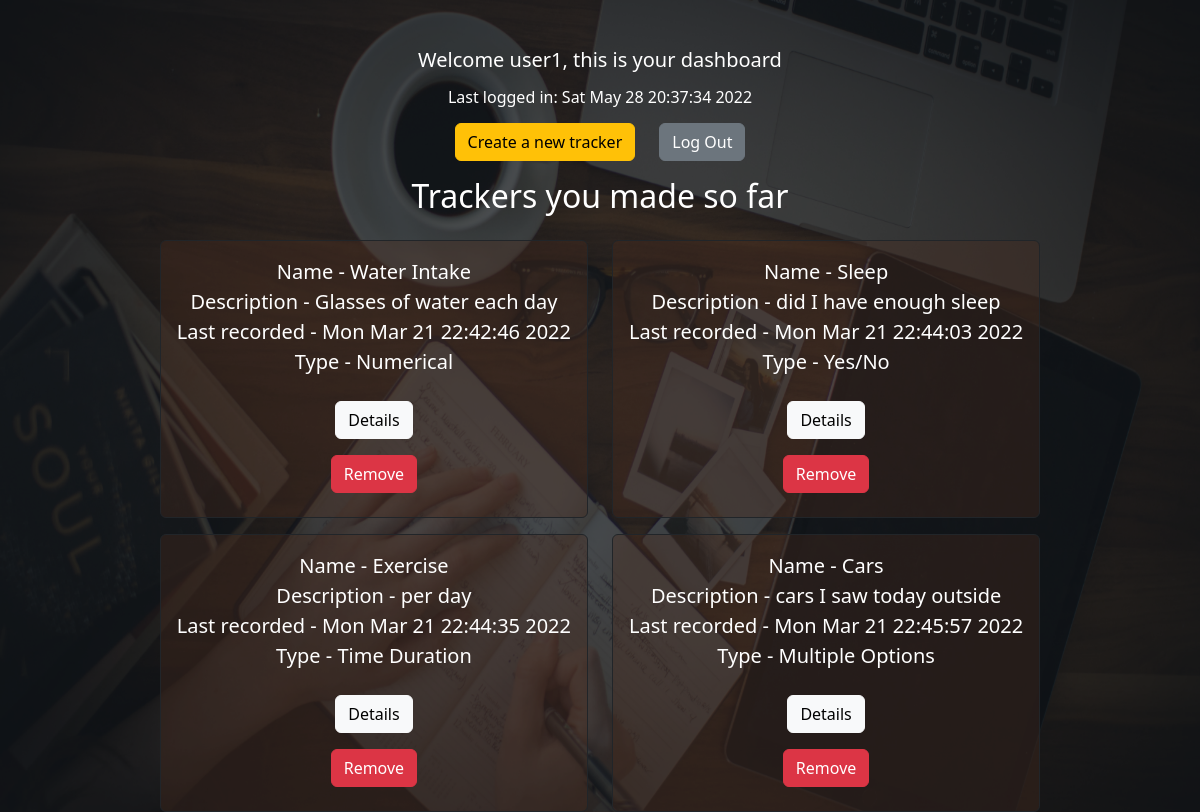
The app's page /dashboard/user1 (signed in), older data.
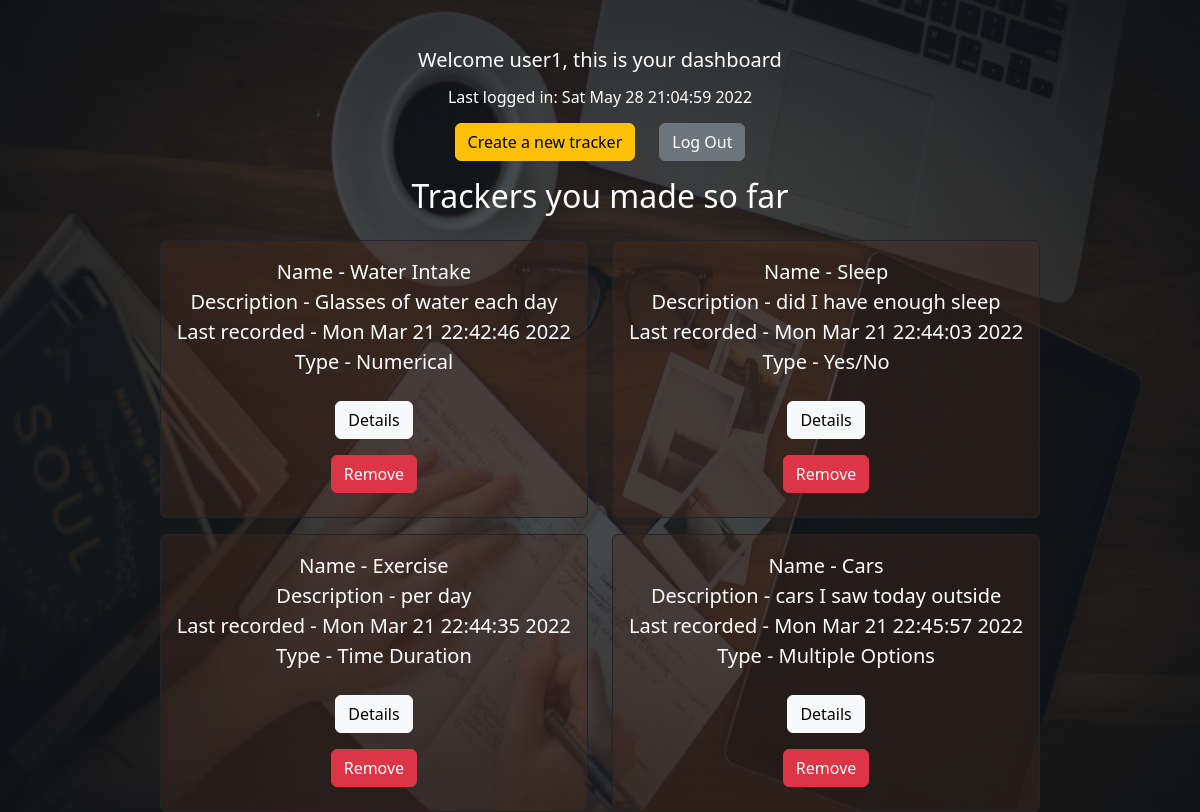
The same page, newer data.
### application/models.py (models this page shows, shortened)
class User(db.Model):
    user_id = db.Column(db.Integer, primary_key=True)
    user_name = db.Column(db.String(80), unique=True, nullable=False)
    password = db.Column(db.String(120), nullable=False)
    last_login_time = db.Column(db.String(100),nullable=False)
    trackers = db.relationship('Tracker', backref='user', lazy=True)

class Tracker(db.Model):
    tracker_id = db.Column(db.Integer, primary_key=True)
    tracker_name = db.Column(db.String(80), nullable=False)
    tracker_description = db.Column(db.String(120), nullable=False)
    tracker_type = db.Column(db.String(50),nullable=False)
    user_defined_options = db.Column(db.String(200))
    tracker_log_time = db.Column(db.String(120), nullable=False)
    user_id = db.Column(db.Integer, db.ForeignKey('user.user_id'),nullable=False)
    tracker_logs = db.relationship('Trackerlogs', backref='tracker', lazy=True)

### application/dashboard.py (the view)
@app.route("/dashboard/<user_name>")
def dashboard(user_name):
    if "user_name" in session:
        current_user = User.query.filter_by(user_name=user_name).first()
        last_login_time = current_user.last_login_time
        user_id = current_user.user_id
        user_trackers = Tracker.query.filter_by(user_id=user_id).all()
        return render_template("dashboard.html",user_name=user_name,title="Dashboard",last_login_time=last_login_time,usertrackers=user_trackers)
    else:
        return redirect("/")

### templates/dashboard.html
{% extends 'layout.html' %} {% block body %}
<div class="row mt-5 justify-content-center">
    <div class="col-auto h5">
        Welcome {{user_name}}, this is your dashboard
    </div>
</div>
<div class="row mt-2 justify-content-center">
    <div class="col-auto h6">
        Last logged in: {{last_login_time}} <br>
    </div>
</div>
<div class="row mt-2 justify-content-center">
    <div class="col-auto">
        <a class="btn btn-warning" href="/tracker/{{user_name}}">Create a new tracker</a>
    </div>
    <div class="col-auto">
        <a class="btn btn-secondary" href="/logout/{{user_name}}">Log Out</a>
    </div>
</div>
<div class="row mt-3 justify-content-center">
    <div class="col-auto">
        <h2 class="h2">Trackers you made so far</h2>
    </div>
</div>
<div class="row justify-content-center">
    {% for tracker in usertrackers %}
    <div class="col-auto mr-3 mt-3 d-flex justify-content-center">
        <div class="row justify-content-center text-center">
            <div class="col-auto">
                <div class="p-3 border-dark border rounded bgTracker">
                    Name - {{tracker["tracker_name"]}} <br>
                    Description - {{tracker["tracker_description"]}} <br>
                    Last recorded - {{tracker["tracker_log_time"]}} <br>
                    {% if tracker["tracker_type"] == "numerical_tracker"%}Type - Numerical{% endif %}
                    {% if tracker["tracker_type"] == "boolean_tracker"%}Type - Yes/No{% endif %}
                    {% if tracker["tracker_type"] == "mo_tracker"%}Type - Multiple Options{% endif %}
                    {% if tracker["tracker_type"] == "time_tracker"%}Type - Time Duration{% endif %} <br>
                    <a class="btn btn-light mt-4 mb-2" href='/trackerdetails/{{tracker["tracker_id"]}}'>Details</a><br>
                    <a class="btn btn-danger mt-2 mb-2" href='/deletetracker/{{tracker["tracker_id"]}}'>Remove</a> <br>
                </div>
            </div>
        </div>
    </div>
    {% endfor %}
</div>
{% endblock %}

### templates/layout.html (shortened to what this page needs)
<!DOCTYPE html>
<html lang="en">
<head>
    <link href="https://cdn.jsdelivr.net/npm/bootstrap@5.2.0-beta1/dist/css/bootstrap.min.css" rel="stylesheet">
    <link rel="stylesheet" href="../static/styles.css">
    <link rel="stylesheet" href="https://cdnjs.cloudflare.com/ajax/libs/font-awesome/4.7.0/css/font-awesome.min.css">
</head>
<body class="fs-5 bgImage text-white">
    {% block body %}{% endblock %}
</body>
</html>

### static/styles.css (style rules this page uses)
.bgImage { background-image:url('../static/laptop_table1.png'); background-repeat: no-repeat; background-attachment: fixed; background-size: 100% 100%; }
.bgTracker { background-color: rgba(76, 45, 32, 0.355); }

Row changes from the older to the newer data that the page shows:
changed User "user1": last_login_time "Sat May 28 20:37:34 2022" → "Sat May 28 21:04:59 2022"
